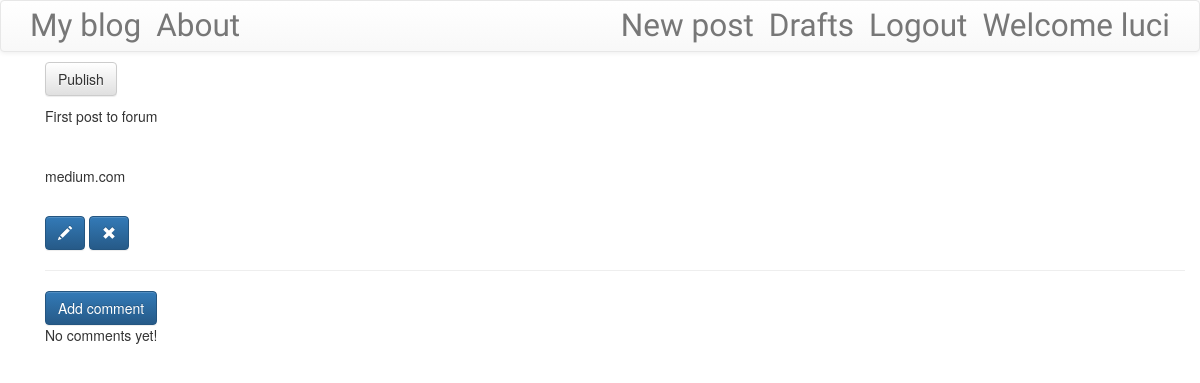
The app's page /post/1 (signed in), older data.
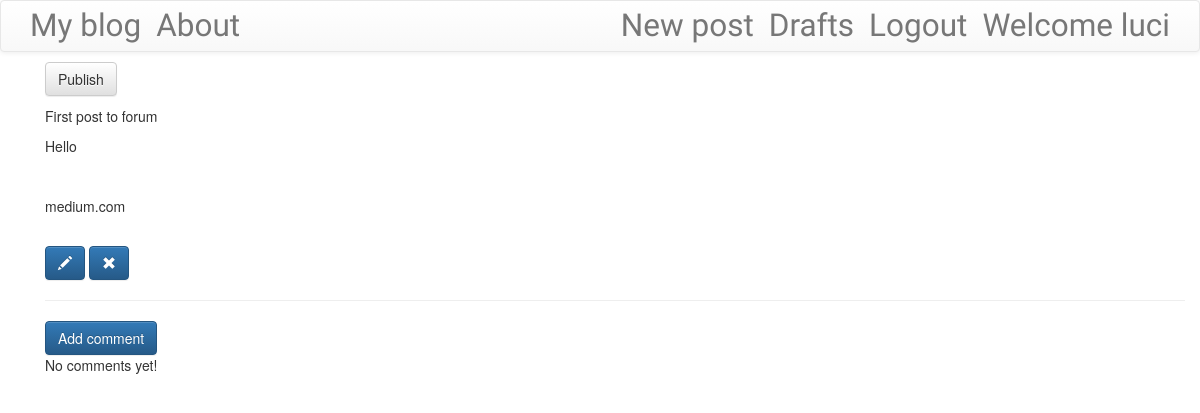
The same page, newer data.
### blog/models.py (models this page shows, shortened)
class Post(models.Model):
    author = models.ForeignKey("auth.User", on_delete=models.CASCADE)
    title = models.CharField(max_length=200)
    text = models.TextField()
    created_date = models.DateTimeField(default=timezone.now, auto_now=False, auto_now_add=False)
    published_date = models.DateTimeField(blank=True, null=True)

### blog/views.py (the view)
# urls.py: re_path(r'^post/(?P<pk>\d+)$', views.PostDetailView.as_view(), name='post_detail'),
class PostDetailView(DetailView):
    model = Post

### blog/templates/blog/post_detail.html (shortened to what this page needs)
{% extends "blog/base.html" %}
{% block content %}
<div class="container">
    {% if post.published_date %}
    <div class="date postdate">
        {{ post.published_date }}
    </div>
    {% else %}
    <a href="{% url 'post_publish' pk=post.pk %}" class="btn btn-default">Publish</a>
    {% endif %}
    <p class="postcontent">{{  post.text|safe|linebreaksbr }}</p>
    <br>
    {% if user.is_authenticated %}
        <a href="{% url 'post_edit' pk=post.pk %}" class="btn btn-primary">
            <span class="glyphicon glyphicon-pencil"></span>
        </a>
        <a href="{% url 'post_remove' pk=post.pk %}" class="btn btn-primary">
            <span class="glyphicon glyphicon-remove"></span>
        </a>
    {% endif %}
    <hr>
    <a href="{% url 'add_comment_to_post' pk=post.pk %}" class="btn btn-primary">Add comment</a>
</div>
<div class="container">
    {% for comment in post.comments.all %}
    <br>
        {% if user.is_authenticated or comment.approved_comment %}
            {{ comment.created_date }}
            {% if not comment.approved_comment %}
            <a href="{% url 'comment_remove' pk=comment.pk %}" class="btn btn-default">
                <span class="glyphicon glyphicon-remove"></span>
            </a>
            <a href="{% url 'comment_approve' pk=comment.pk %}" class="btn btn-primary">
                <span class="glyphicon glyphicon-ok"></span>
            </a>
            {% endif %}
            <p>{{ comment.text|safe|linebreaksbr }}</p>
            <p>Posted by: {{ comment.author }}</p>
        {% endif %}
        {% empty %}
        <p>No comments yet!</p>
    {% endfor %}
</div>
{% endblock %}

### blog/templates/blog/base.html (shortened to what this page needs)
<!DOCTYPE html>
{% load static %}
<html lang="en">
    <head>
        <link rel="stylesheet" href="https://cdn.jsdelivr.net/npm/bootstrap@3.3.7/dist/css/bootstrap.min.css">
        <link rel="stylesheet" href="https://cdn.jsdelivr.net/npm/bootstrap@3.3.7/dist/css/bootstrap-theme.min.css">
        <link rel="stylesheet" href="//cdn.jsdelivr.net/npm/medium-editor@latest/dist/css/medium-editor.min.css" type="text/css" media="screen" charset="utf-8">
        <link rel="stylesheet" href="{% static 'css/blog.css' %}">
    </head>
    <body class="loader">
        <nav class="navbar navbar-default techfont custom-navbar">
            <div class="container">
                <ul class="nav navbar-nav">
                    <li>
                        <a class="navbar-brand bigbrand" href="{% url 'post_list' %}">My blog</a>
                    </li>
                    <li>
                        <a class="navbar-brand bigbrand" href="{% url 'about' %}">About</a>
                    </li>
                </ul>
                <ul class="nav navbar-nav navbar-right">
                    {% if user.is_authenticated %}
                    <li>
                        <a class="navbar-brand bigbrand" href="{% url 'post_new' %}">New post</a>
                    </li>
                    <li>
                        <a class="navbar-brand bigbrand" href="{% url 'post_draft_list' %}">Drafts</a>
                    </li>
                    <li>
                        <a class="navbar-brand bigbrand" href="{% url 'logout' %}">Logout</a>
                    </li>
                    <li>
                        <a class="navbar-brand bigbrand" href="#">Welcome {{ user.username }}</a>
                    </li>
                    {% else %}
                    <li>
                        <a class="nav navbar-right" href="{% url 'login' %}"><span class="glyphicon glyphicon-user"></span></a>
                    </li>
                    {% endif %}
                </ul>
            </div>
        </nav>
        <div class="container content">
            <div class="row">
                <div class="col-md-8">
                    <div class="blog-posts">
                        {% block content %}
                        {% endblock %}
                    </div>
                </div>
            </div>
        </div>
    </body>
</html>

### blog/static/css/blog.css (style rules this page uses)
.techfont { font-family: 'Russo One', sans-serif; font-size: 1.5em; margin-bottom: 10px; }
.bigbrand { font-size: 1.5em; }
.postcontent { font-family: 'Montserrat'; font-size: 1.5em; }
.loader { position:fixed; left:0; right:0; top:0; bottom:0; filter:hue-rotate(0deg); color:linear-gradient(45deg,#0f8,#08f); animation:hue 10000ms infinite linear; }

Row changes from the older to the newer data that the page shows:
changed Post: text "First post to forum medium.com" → "First post to forum Hello medium.com"
